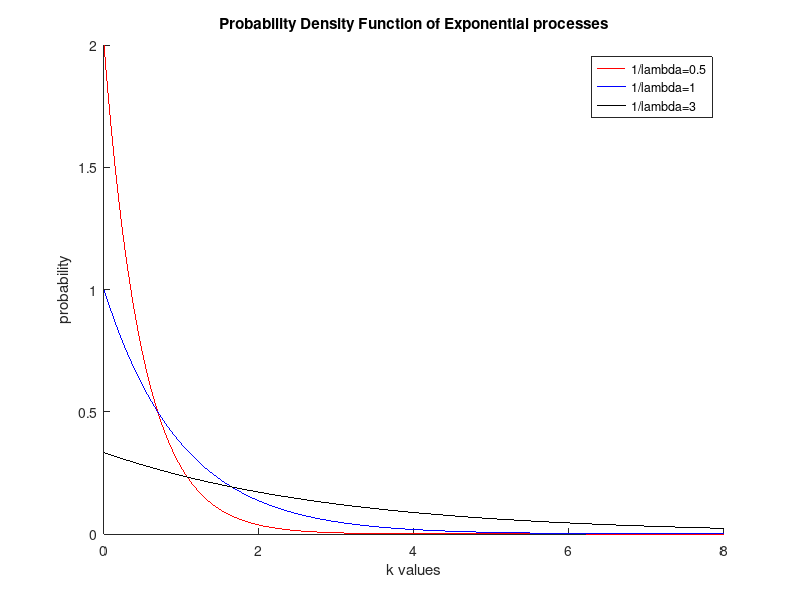
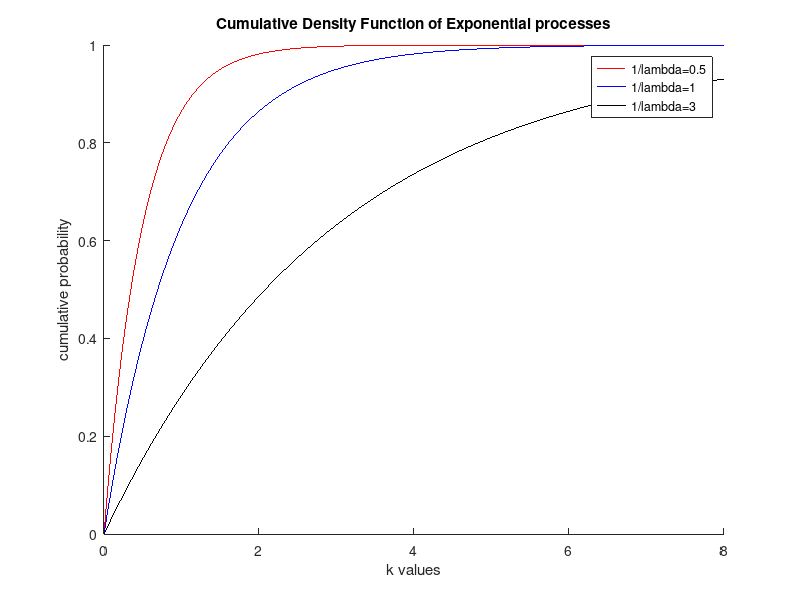

These charts were generated, in order, by the following MATLAB code:
pkg load statistics

clc;
clear all;
close all;

% TASK: In a common diagram, design the Probability Density Function of Exponential processes
% with mean parameters (1/lambda) 0.5, 1, 3. In the horizontal axes, choose k parameters 
% between 0 and 8. 

k = 0:0.00001:8;
mean = [0.5,1,3];

for i=1:columns(mean)
  exponential(i,:) = exppdf(k,mean(i));
endfor

colors = "rbk";
figure(1,"graphicssmoothing","off");
hold on;

for i=1:columns(mean)
  plot(k,exponential(i,:),colors(i),"linewidth",0.1);
endfor

title("Probability Density Function of Exponential processes");
xlabel("k values");
ylabel("probability");
legend("1/lambda=0.5","1/lambda=1","1/lambda=3");
hold off;


% TASK: In a common diagram, design the Cumulative Density Function of Exponential processes
% with mean parameters (1/lambda) 0.5, 1, 3. In the horizontal axes, choose k parameters 
% between 0 and 8. 

for i=1:columns(mean)
  exponentialc(i,:) = expcdf(k,mean(i));
endfor

colors = "rbk";
figure(2,"graphicssmoothing","off");
hold on;

for i=1:columns(mean)
  plot(k,exponentialc(i,:),colors(i),"linewidth",0.1);
endfor

title("Cumulative Density Function of Exponential processes");
xlabel("k values");
ylabel("cumulative probability");
legend("1/lambda=0.5","1/lambda=1","1/lambda=3");
hold off;


% TASK: Using the Cumulative Density Function of Exponential Processes calculate the following
% probabilities: P(X>30000) and Pr(X>50000|X>20000).

k = 0:0.00001:8;
expo(1,:) = expcdf(k,2.5);

p_30000 = 1 - expo(30000);
p_50000 = 1 - expo(50000);
p_20000 = 1 - expo(20000);

%P(A|B) = P(A^B)/P(B);
conditional = p_50000/p_20000;

printf("Pr(X>30000) is equal to: %d.\n", p_30000);

printf("Pr(X>50000|X>20000) is equal to: %d.\n", conditional);